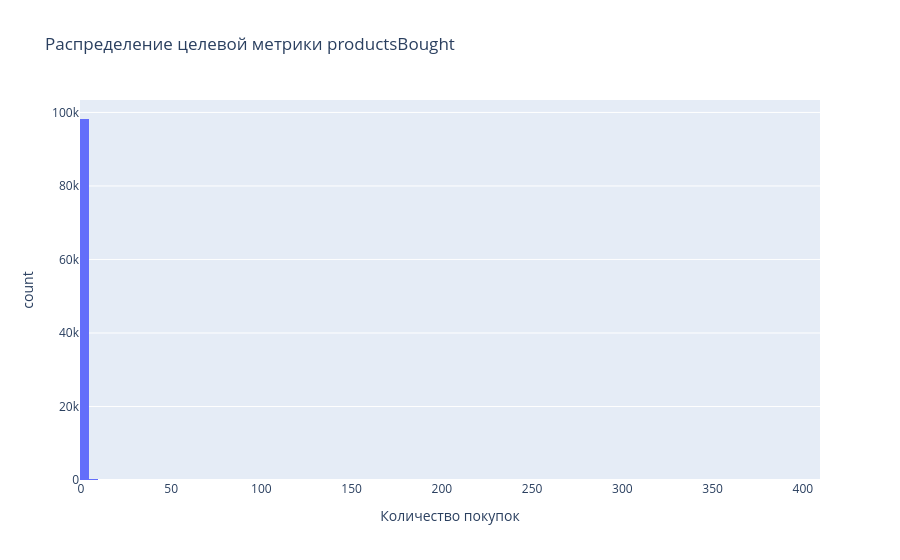

Notebook source saved alongside this figure:
### Code cell
fig = px.histogram(
    df, x='productsBought', nbins=100,
    title='Распределение целевой метрики productsBought',
    labels={'productsBought': 'Количество покупок', 'count': 'Пользователей'}
)
fig.update_layout(showlegend=False)
fig.show()

print(f"Медиана: {df['productsBought'].median()}")
print(f"Среднее: {df['productsBought'].mean():.4f}")
print(f"Std: {df['productsBought'].std():.4f}")
print(f"Доля пользователей с 0 покупок: {(df['productsBought'] == 0).mean():.1%}")

### Figure 1 — Plotly figure (JSON) as saved in the notebook; plotly's stock layout.template omitted (floating-point values rounded to 4 significant figures; data arrays with more than 128 entries replaced by an {"elided": "..."} marker saying what was removed)
{"data": [{"bingroup": "x", "hovertemplate": "Количество покупок=%{x}<br>count=%{y}<extra></extra>", "legendgroup": "", "marker": {"color": "#636efa", "pattern": {"shape": ""}}, "name": "", "nbinsx": 100, "orientation": "v", "showlegend": false, "type": "histogram", "x": {"elided": "98913 int values"}, "xaxis": "x", "yaxis": "y"}], "layout": {"barmode": "relative", "legend": {"tracegroupgap": 0}, "showlegend": false, "title": {"text": "Распределение целевой метрики productsBought"}, "xaxis": {"anchor": "y", "domain": [0, 1], "title": {"text": "Количество покупок"}}, "yaxis": {"anchor": "x", "domain": [0, 1], "title": {"text": "count"}}}}
